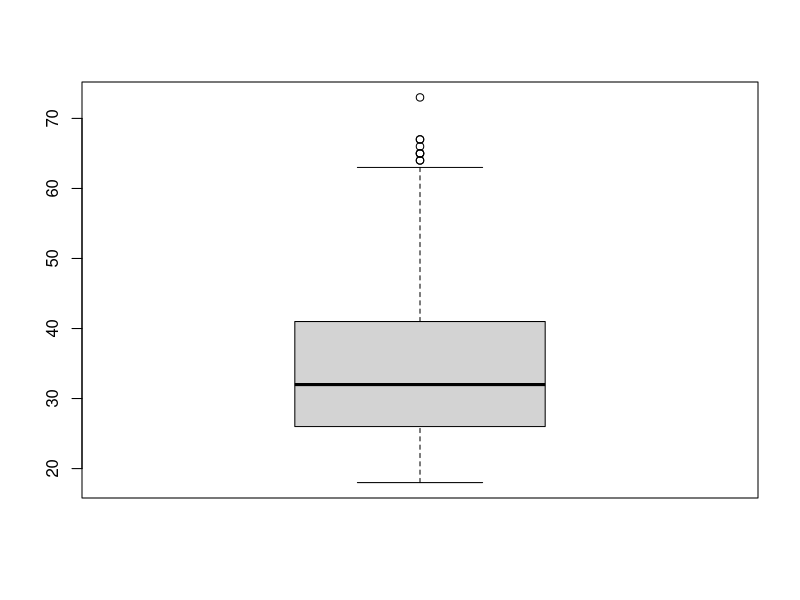

Write R code to recreate this figure.
## ---- chunk 1
mydata <- read.csv(file="data/creditrisk.csv") 
age <-mydata$Age 
mean(age)
## ---- chunk 2
sd(age)
## ---- chunk 3
max(age)
## ---- chunk 4
min(age)
## ---- chunk 5
lowerq <- quantile(age)[2] 
upperq <- quantile(age)[4] 
iqr <- IQR(age) 
iqr
## ---- chunk 6
upperthreshold <- (iqr * 1.5) + upperq 
upperthreshold
lowerthreshold <- lowerq - (iqr * 1.5)
lowerthreshold
## ---- chunk 7
boxplot(age) 
## ---- chunk 8
newdata <-read.csv(file="data/creditriskorg.csv")
newdata 
## ---- chunk 9
newdata <- read.csv(file="data/creditriskorg.csv",
skip=1,header=TRUE,sep=",") 
newdata 
## ---- chunk 10
checking <- newdata$Checking 
## ---- chunk 11
#substitute comma with blank in all of checking 
checking <- sub(",", "", checking) 

#substitute dollar sign with blank in all of checking 
checking <- sub("\\$", "", checking) 

#numeric convert
checking <-  as.numeric(checking) 

#mean with NA removed 
mean(checking, na.rm=TRUE) 
